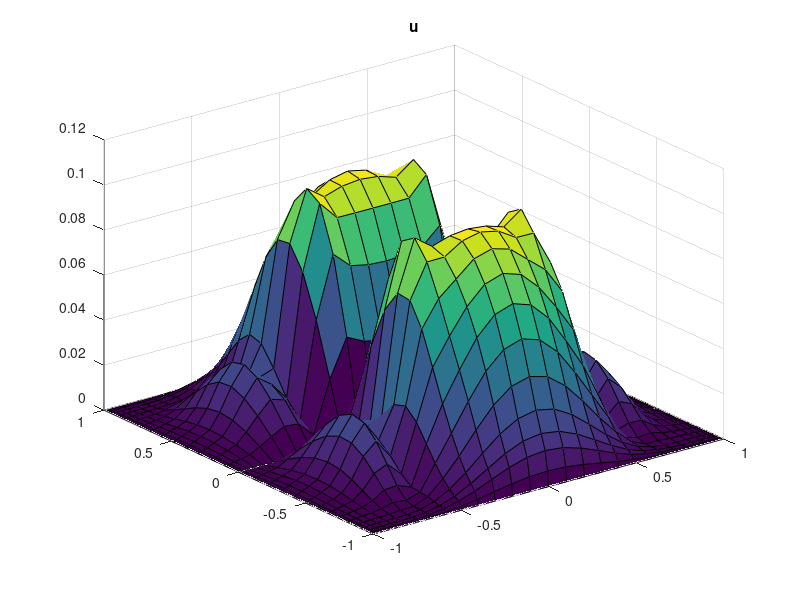
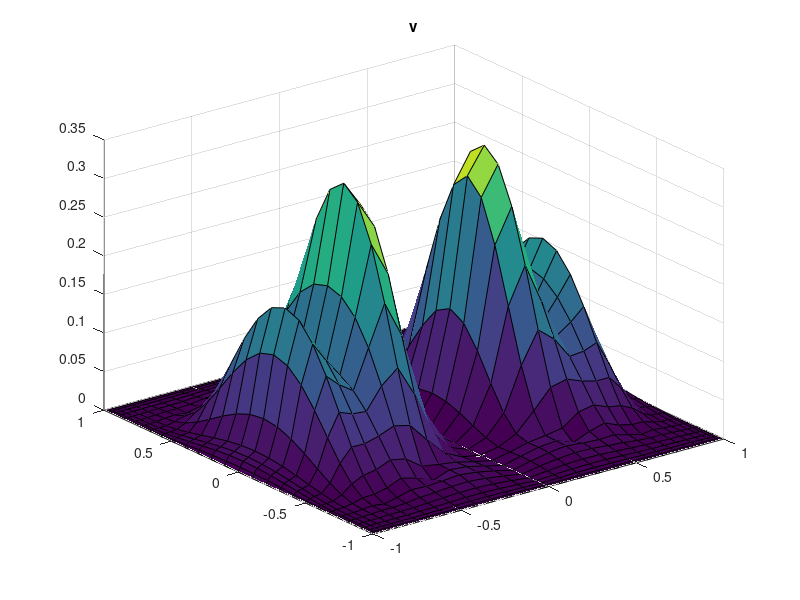
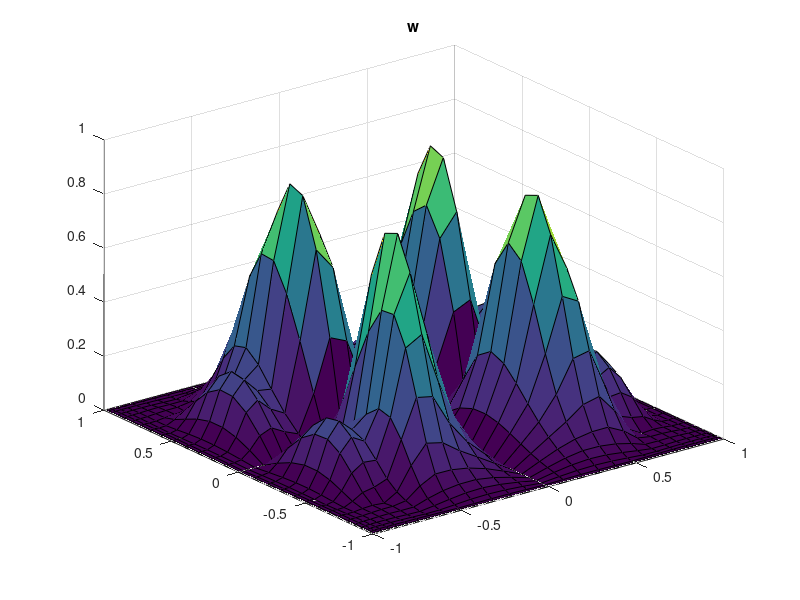

Source code (MATLAB) for these figures, in order: (Note: this script raises an error after producing the figures.)
load("modeII_wall.mat")
U = reshape(uvec,N+1,N+1);
[y,x] = meshgrid(z,z);
figure;
surf(x,y,abs(U));
title('u');
U = reshape(vvec,N+1,N+1);
[y,x] = meshgrid(z,z);
figure;
surf(x,y,abs(U));
title('v');
U = reshape(wvec,N+1,N+1);
[y,x] = meshgrid(z,z);
figure;
surf(x,y,abs(U));
title('w');
P = reshape(pvec,N-1,N-1);
[zd,wd]=zwgl(N-1);
[y,x] = meshgrid(zd,zd);
figure;
surf(x,y,abs(P));
title('p');
plot_phi_3b3(N, phivec, W)

Nf = 10; % lx1
el_pos = [-1.0, -0.95, -0.9, -0.5, -0.25, 0.0, 0.25, 0.5, 0.9, 0.95, 1.0];

nely = length(el_pos) - 1;
[zff,wf] = zwgll(Nf-1);
zf = zeros(nely*Nf,1);
delta_el = diff(el_pos);
el_center = (el_pos(2:end) + el_pos(1:end-1))/2.0;


uf = [];
vf = [];
wf = [];
phif = [];
% wBasef = [];
% phiBasef = [];
for j=1:nely
for i=1:nely
    zf((i-1)*Nf+1:i*Nf) = el_center(i) + zff*delta_el(i)/2.0;
    zfx =  el_center(i) + zff*delta_el(i)/2.0;
    zfy =  el_center(j) + zff*delta_el(j)/2.0;
    Jx = interp_mat(zfx,z);
    Jy = interp_mat(zfy,z);
    J2D = kron(Jy,Jx);
    uf   = [uf; J2D*uvec];
    vf   = [vf; J2D*vvec];
    wf   = [wf; J2D*wvec];
    % phif = [phif; J2D*phivec];
    wBasef = [wBasef; J2D*U_base];
    % phiBasef = [phiBasef; J2D*Phi_base];

end
end
data = [real(uf), imag(uf), real(vf), imag(vf), real(wf), imag(wf), real(phif), imag(phif)];


fid = fopen("u2.txt", "w");
fprintf(fid, "%d  ! nelxy\n", nely);
fprintf(fid, "% .16e  % .16e  % .16e  ! rho, mu, sigma\n", rho, mu, sigma);
fprintf(fid, "% .16e  % .16e  ! f, By\n", f, By);
fprintf(fid, "% .16e  ! alpha\n", alpha);
fprintf(fid, "% .16e  % .16e  ! gamma\n", real(gamma), imag(gamma));
fprintf(fid, "% .16e  % .16e  % .16e  % .16e  % .16e  % .16e  % .16e  % .16e\n", data.');
fclose(fid);


data = [wBasef, phiBasef];
fid = fopen("ubase.txt", "w");
fprintf(fid, "%d  ! nelxy\n", nely);
fprintf(fid, "% .16e  % .16e  % .16e  ! rho, mu, sigma\n", rho, mu, sigma);
fprintf(fid, "% .16e  % .16e  ! f, By\n", f, By);
fprintf(fid, "% .16e  ! alpha\n", alpha);
fprintf(fid, "% .16e  % .16e  ! gamma\n", real(gamma), imag(gamma));
fprintf(fid, "% .16e  % .16e\n", data.');
fclose(fid);
